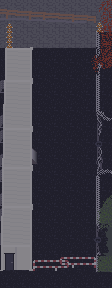

The image is a tile-based game level rendered from a .tmx file. Its description and complete source (layers, tilesets, objects, tile grids) follow:
An orthogonal 7x18 tile map with 16x16 px tiles, 1 tile layer (Kachelebene 1) and 15 objects (1, 2, buero_entry, entry_baustelle, entry_shop, ...).

<map version="1.8" tiledversion="1.8.2" orientation="orthogonal" renderorder="right-down" width="7" height="18" tilewidth="16" tileheight="16" infinite="0" nextlayerid="5" nextobjectid="20">
 <tileset firstgid="1" source="tileset.tsx" />
 <layer id="1" name="Kachelebene 1" width="7" height="18">
  <data encoding="csv">
309,310,311,312,313,314,315,
331,332,333,334,335,336,337,
353,354,355,356,357,358,359,
375,376,377,378,379,380,381,
397,398,399,400,401,402,403,
419,420,421,422,423,424,425,
441,442,443,444,445,446,447,
463,464,465,466,467,468,469,
485,486,487,488,489,490,491,
507,508,509,510,511,512,513,
529,530,531,532,533,534,535,
551,552,553,554,555,556,557,
573,574,575,576,577,578,579,
595,596,597,598,599,600,601,
617,618,619,620,621,622,623,
639,640,641,642,643,644,645,
661,662,663,664,665,666,667,
683,684,685,686,687,688,689
</data>
 </layer>
 <objectgroup id="2" name="border">
  <object id="1" x="0.521739" y="47.996" width="31.2727" height="221.727" />
  <object id="2" x="0.181818" y="0.181818" width="14.3636" height="47.7273" />
  <object id="3" x="14.5455" y="1.77636e-15" width="32.0227" height="14.1818" />
  <object id="4" x="47.2727" y="1.18183" width="51.7272" height="14.1818" />
  <object id="5" x="96.2727" y="16.7046" width="15.7272" height="270.773" />
  <object id="6" x="32.5909" y="256.818" width="63.159" height="14.1818" />
  <object id="7" x="100.136" y="0.6591" width="12.2272" height="15.1818" />
 </objectgroup>
 <objectgroup id="3" name="spawn">
  <object id="9" name="1" x="16.1364" y="32.5" width="15.7272" height="15.3637" />
  <object id="10" name="2" x="37.5682" y="150.159" width="15.7272" height="15.3637" />
 </objectgroup>
 <objectgroup id="4" name="event">
  <object id="14" name="buero_entry" x="14.8637" y="41.0454" width="17.3636" height="6.63643" />
  <object id="15" name="entry_baustelle" x="94.4697" y="51.9848" width="15.7272" height="15.3637" />
  <object id="16" name="entry_shop" x="94.4697" y="115.651" width="15.7272" height="56.697" />
  <object id="17" name="entry_if" x="32.8031" y="148.985" width="5.39387" height="15.3637" />
  <object id="18" name="entry_boss" x="95.4697" y="223.985" width="15.7272" height="30.697" />
  <object id="19" name="entry_park" x="32.6515" y="252.682" width="63.3636" height="3.3031" />
 </objectgroup>
</map>
